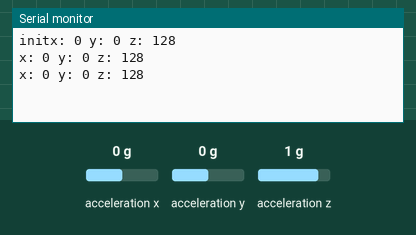
Bench run of a sketch on a simulated Arduino Uno, built with avr-gcc and run on an emulated ATmega328P. Parts: the last lines printed to the serial monitor. Wiring (inferred from the names in the program): ADXL345 accelerometer at I2C address 0x53. The inputs (shaded band) are chosen by the test bench; at power-on: acceleration x 0 g, acceleration y 0 g, acceleration z 1 g.

Above: at 1.3 s.
1.4 s: acceleration x set to -1.4 g
At 1.9 s:
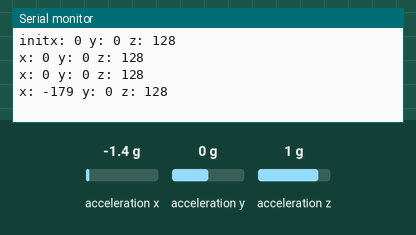
2.9 s: acceleration y set to -1.4 g
At 3.4 s:
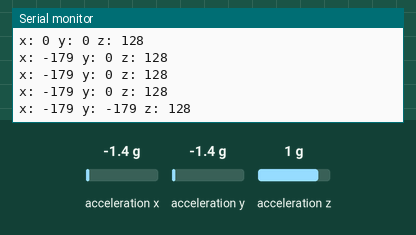
4.4 s: acceleration z set to -1.4 g
At 4.9 s:
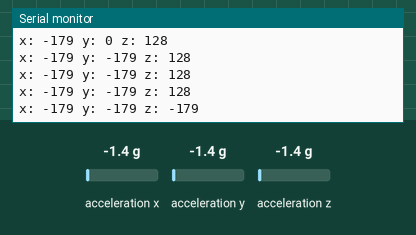

The sketch:

ADXL345.ino
```cpp
#include <Wire.h> // 아두이노에서 제공하는 header file

#define DEVICE (0x53) // device의 주소를 지정

byte _buff[6];

char POWER_CTL = 0x2D; // Power Control Register
char DATA_FORMAT = 0x31;  // 데이터 값 세팅

char DATAX0 = 0x32; // x축 데이터가 없으면 데이터 값이 0x32로 바뀜
char DATAX1 = 0x33; // x축 데이터가 있으면 데이터 값이 0x33로 바뀜

char DATAY0 = 0x34; // y축 데이터가 없으면 데이터 값이 0x34로 바뀜
char DATAY1 = 0x35; // y축 데이터가 없으면 데이터 값이 0x35로 바뀜

char DATAZ0 = 0x36; // z축 데이터가 없으면 데이터 값이 0x36로 바뀜
char DATAZ1 = 0x37; // z축 데이터가 없으면 데이터 값이 0x37로 바뀜

void setup()
{
  Wire.begin();        // I2C 통신을 위한 버스 사용
  Serial.begin(9600);  // 시리얼 모니터 시작 (Baud Rate 9600)
  Serial.print("init"); // 시리얼 모니터에 출력

  // writeTo() 함수 호출(DATA_FORMAT 레지스터에 0x01 값을 씀으로써 ADXL345를 '-4G ~ +4G' 범위에 놓음)
  writeTo(DATA_FORMAT, 0x01);

  // writeTo() 함수 호출(POWER_CTL 레지스터에 0x08을 기록하여 ADXL345를 측정 모드로 전환)
  writeTo(POWER_CTL, 0x08);
}

void loop()
{
  readAccel(); // 구현해놓은 readAccel() 함수를 호출

  delay(500); // 0.5초 지연시킴
}

void readAccel() {
  uint8_t howManyBytesToRead = 6;

  readFrom( DATAX0, howManyBytesToRead, _buff); //ADXL345 센서로부터 가속도 데이터를 읽어옴

  // 두 바이트를 하나의 int로 변환(LSB 우선)
  int x = (((int)_buff[1]) << 8) | _buff[0];
  int y = (((int)_buff[3]) << 8) | _buff[2];
  int z = (((int)_buff[5]) << 8) | _buff[4];

  Serial.print("x: ");
  Serial.print( x );  // x값 시리얼 모니터에 출력

  Serial.print(" y: ");
  Serial.print( y );  // y값 시리얼 모니터에 출력

  Serial.print(" z: ");
  Serial.println( z );  // z값 시리얼 모니터에 출력
}

void writeTo(byte address, byte val) {
  Wire.beginTransmission(DEVICE); // dvice에 전송을 시작
  Wire.write(address);             // register의 주소값을 전송
  Wire.write(val);                 // 쓰기 위한 값을 보냄
  Wire.endTransmission();         // 전송 종료
}

// 장치의 주소 레지스터에서 시작하여 _buff 배열로 num 바이트를 읽음
void readFrom(byte address, int num, byte _buff[]) {
  Wire.beginTransmission(DEVICE); // dvice에 전송을 시작
  Wire.write(address);             // 데이터를 읽어올 곳의 주소를 보냄
  Wire.endTransmission();         // 전송 종료
  Wire.beginTransmission(DEVICE); // dvice에 전송을 시작
  Wire.requestFrom(DEVICE, num);    // device에서 6바이트를 요청

  int i = 0;

  while(Wire.available())         //device가 사용 가능하다고 하면
  {
    _buff[i] = Wire.read();    // _buf 배열에 한 바이트 씩 읽음
    i++;
  }

  Wire.endTransmission();         // 전송 종료
}
```

Measured:
- after the input at 1.4 s, the serial monitor: prints a new line after 0.11 s (image 1)
- after the input at 2.9 s, the serial monitor: prints a new line after 0.11 s (image 2)
- after the input at 4.4 s, the serial monitor: prints a new line after 0.12 s (image 3)
